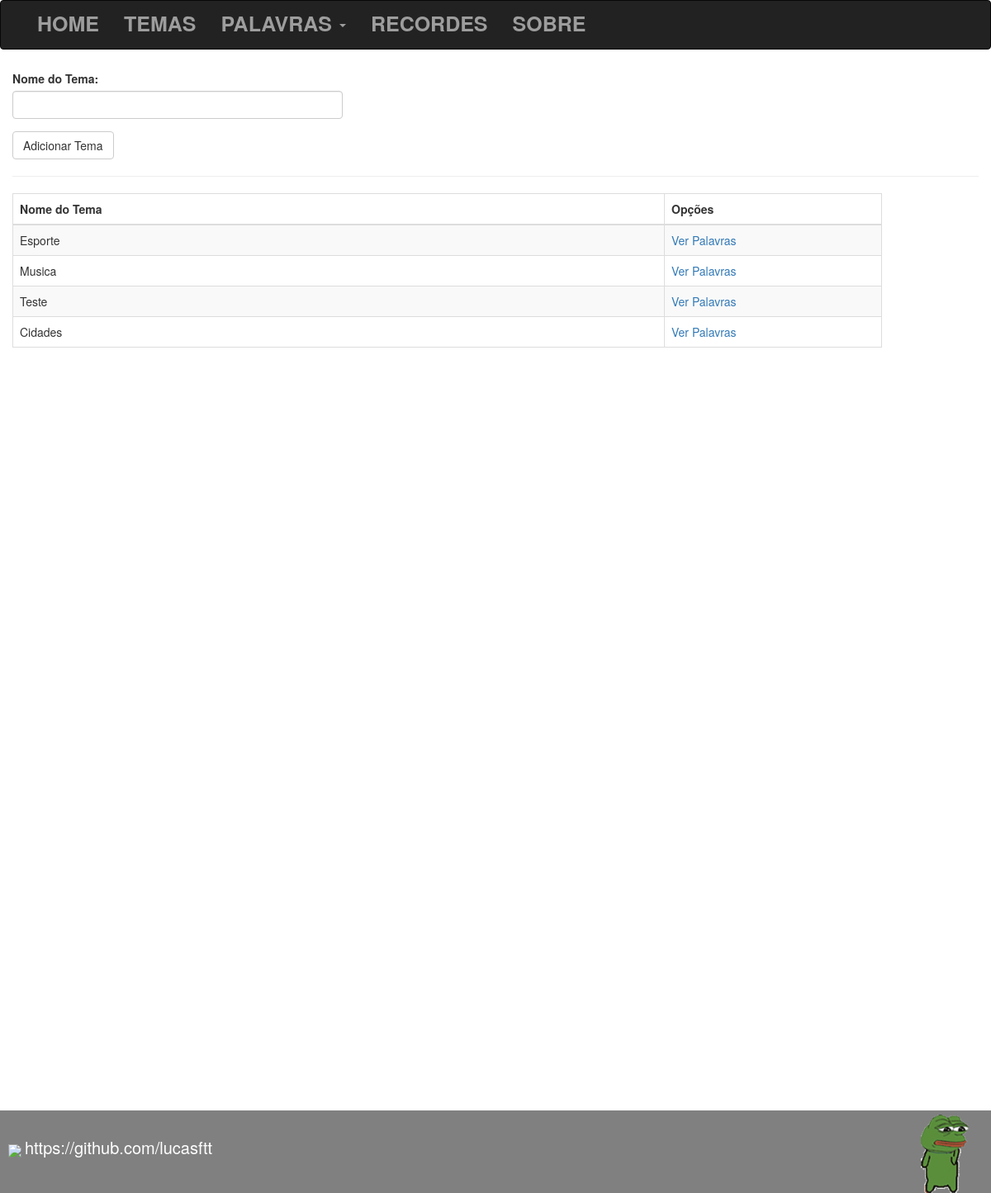
The app's page /temas with its own data.
### tables this page shows
CREATE TABLE IF NOT EXISTS `temas` (
  `id` int(11) NOT NULL AUTO_INCREMENT,
  `nome` varchar(50) NOT NULL,
  PRIMARY KEY (`id`)
);

### core/controller.php (called while the page is built, shortened)
<?php
class controller{
	public function loadTemplate($viewName,$viewData = array()){
		$temas = new temas();
		include 'views/template.php';
	}
	public function loadViewInTemplate($viewName,$viewData = array()){
		extract($viewData);
		include "views/".$viewName.".php";
	}
}
?>

### controllers/temasController.php (called while the page is built, shortened)
<?php
class temasController extends controller{
	public function index(){
		$dados = array();
		$temas = new temas();
		$dados['temas'] = $temas->getTemas();
		$this->loadTemplate('temas',$dados);
	}
}
?>

### core/Core.php (called while the page is built, shortened)
<?php
class Core{
	public function run(){
		$url = explode("index.php",$_SERVER['PHP_SELF']);
		$url = end($url);
		$params = array();
		if(!empty($url) && $url !='/'){
			$url = explode("/", $url);
			array_shift($url);
			array_shift($url);
			if(isset($url[0]) && !empty($url[0])){
				$currentAction = $url[0];
				array_shift($url);
			}
			else{
				$currentAction = "index";
			}
		}
		else{
			$currentController = "homeController";
			$currentAction = "index";
		}
		require_once "core/controller.php";
		$c = new $currentController();
		call_user_func_array(array($c,$currentAction), $params);
	}
}
?>

### index.php (called while the page is built, shortened)
<?php
require "config.php";
$core = new Core();
$core->run();
?>

### config.php (called while the page is built, shortened)
<?php
$config = array();
if(ENVIRONMENT == "development"){
	$config['dbname'] = "sapo";
	$config['host'] = "localhost";
	$config['dbuser'] = "root";
	$config['dbpass'] = "";
}
else{
	$config['dbname'] = "epiz_20722867_sapo";
	$config['host'] = "sql313.epizy.com";
	$config['dbuser'] = "epiz_20722867";
	$config['dbpass'] = "ZVPXNoJT2K";
}
?>

### core/model.php (called while the page is built, shortened)
<?php
class model{
	public function __construct(){
		global $config;
		$this->db = new PDO("mysql:dbname=".$config['dbname'].";host=".$config['host'],
			$config['dbuser'],$config['dbpass']);
	}
}
?>

### models/temas.php (called while the page is built, shortened)
<?php
class temas extends model{
	public function getTemas(){
		$array = array();
		$sql = "SELECT * FROM temas";
		$sql = $this->db->query($sql);
		if($sql->rowCount() > 0){
			$array = $sql->fetchAll();
		}
		return $array;
	}
}
?>

### views/template.php (the view, shortened to what this page needs)
<!DOCTYPE html>
<html>
<head>
	<link rel="stylesheet" type="text/css" href="/assets/css/bootstrap.min.css">
	<link rel="stylesheet" type="text/css" href="/assets/css/style.css">
</head>
<body>
	<div class="navbar navbar-inverse" >
		<div class="container" style="font-weight: bold;font-size: 18px;">
			<ul class="nav navbar-nav" id="navbar">
				<li><a href="/" >HOME</a></li>
				<li><a href="/temas">TEMAS</a></li>
				<li class="dropdown">
					<a href="" class="dropdown-toggle" data-toggle="dropdown">PALAVRAS <span class="caret"></span></a>
				</li>
				<li><a href="/recordes">RECORDES</a></li>
				<li><a href="/sobre">SOBRE</a></li>
			</ul>
		</div>
	</div>
	<div class="container-fluid" style="margin-top: 25px;" id="template">
		<?php $this->loadViewInTemplate($viewName,$viewData); ?>
	</div>
	<div class="rodape">
			<img src="/assets/images/git.png" id="imgGit">
			<a href="https://github.com/lucasftt" style="line-height: 90px;color: white;font-size: 20px">https://github.com/lucasftt</a>
			<img src="/assets/images/tenor.gif" style="height: 100px;float: right;margin-right: 20px;" id="imgRodape">
	</div>
</body>
</html>

### views/temas.php
<form method="post">
	<div class="form-group">
		<label for="tema">Nome do Tema:</label>
		<input type="text" name="tema" class="form-control" style="width: 400px;">
	</div>
	<input type="submit" value="Adicionar Tema" class="btn btn-default">
</form>
<hr>
<table class="table table-bordered table-striped table-hover" style="width: 50%">
	<thead>
		<tr>
			<td ><strong>Nome do Tema</strong></td>
			<td class="col-sm-3"><strong>Opções</strong></td>
		</tr>
	</thead>
	<tbody>
		<?php foreach($temas as $tema): ?>
			<tr>
				<td><?php echo $tema['nome']; ?></td>
				<td><a href="/palavras/ver/<?php echo $tema['id']; ?>">Ver Palavras</a></td>
			</tr>
		<?php endforeach; ?>
	</tbody>
</table>

### assets/css/style.css (style rules this page uses)
.rodape { background-color: gray; width: 100%; height: 100px; margin-bottom: 0; margin-top: 10px; }
#imgGit { height: 40px; margin-left: 10px; }
.table { min-width: 90%; }
@media only screen and (min-width: 770px) { #template { min-height: 1250px; } }
@media only screen and (min-width: 770px) { .navbar-inverse { height: 60px; } }
@media only screen and (min-width: 770px) { .navbar-inverse ul li a { font-size: 25px; line-height: 25px; } }

### records on screen
temas: nome "Esporte"
temas: nome "Musica"
temas: nome "Teste"
temas: nome "Cidades"
